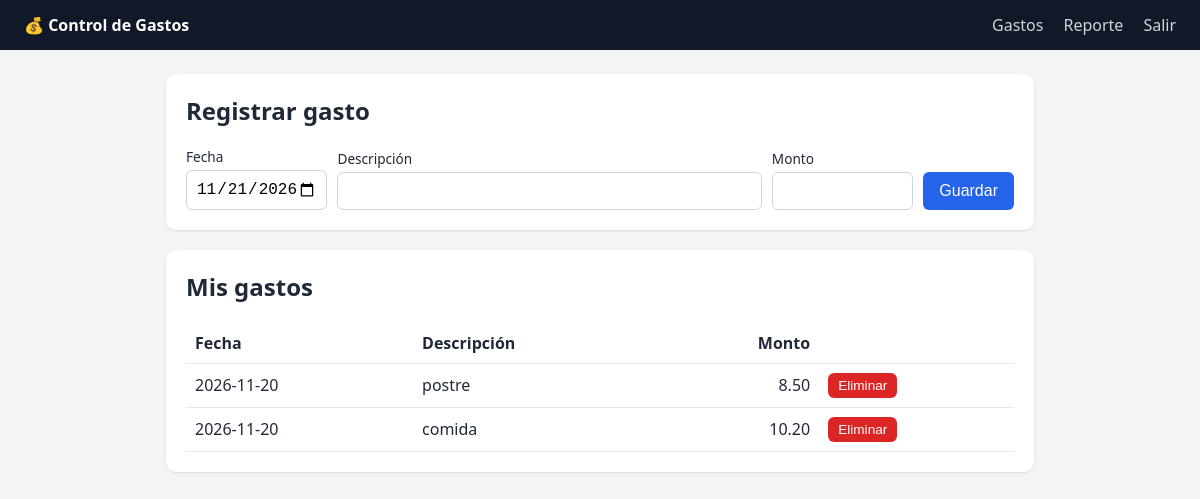
The page / (signed in) on the database its author committed.
### tables this page shows
CREATE TABLE gastos (
                   id INTEGER PRIMARY KEY AUTOINCREMENT,
                   fecha TEXT NOT NULL,
                   descripcion TEXT NOT NULL,
                   monto REAL NOT NULL);

### app.py (the view, shortened to what this page needs)
@app.route("/", methods=["GET", "POST"])
@login_required
def index():
    db = get_db()
    gastos = db.execute(
        "SELECT * FROM gastos ORDER BY fecha DESC, id DESC").fetchall()
    return render_template("index.html", gastos=gastos,
                           hoy=date.today().isoformat())

### app.py (called while the page is built)
def get_db():
    if "db" not in g:
        g.db = sqlite3.connect(DATABASE)
        g.db.row_factory = sqlite3.Row
    return g.db

def login_required(f):
    @wraps(f)
    def wrapper(*args, **kwargs):
        if not session.get("usuario"):
            return redirect(url_for("login"))
        return f(*args, **kwargs)
    return wrapper

### templates/index.html
{% extends "base.html" %}
{% block content %}
<div class="card"><h2>Registrar gasto</h2>
<form method="post" class="inline">
<label>Fecha<input type="date" name="fecha" value="{{ hoy }}" required></label>
<label style="flex:3">Descripción<input name="descripcion" required></label>
<label>Monto<input type="number" step="0.01" min="0.01" name="monto" required></label>
<button>Guardar</button></form></div>
<div class="card"><h2>Mis gastos</h2>
<table><tr><th>Fecha</th><th>Descripción</th><th class="num">Monto</th><th></th></tr>
{% for g in gastos %}
<tr><td>{{ g.fecha }}</td><td>{{ g.descripcion }}</td><td class="num">{{ "%.2f"|format(g.monto) }}</td>
<td><form method="post" action="{{ url_for('eliminar', gasto_id=g.id) }}"><button class="del">Eliminar</button></form></td></tr>
{% else %}<tr><td colspan="4">Aún no hay gastos registrados.</td></tr>{% endfor %}
</table></div>
{% endblock %}

### templates/base.html (shortened to what this page needs)
<!doctype html>
<html lang="es"><head><meta charset="utf-8">
<link rel="stylesheet" href="{{ url_for('static', filename='style.css') }}"></head>
<body>
{% if session.usuario %}
<nav><strong>💰 Control de Gastos</strong>
<a href="{{ url_for('index') }}">Gastos</a>
<a href="{{ url_for('reporte') }}">Reporte</a>
<a href="{{ url_for('logout') }}">Salir</a></nav>
{% endif %}
<main>
{% block content %}{% endblock %}
</main></body></html>

### static/style.css (style rules this page uses)
* { box-sizing:border-box }
body { font-family:system-ui,sans-serif;background:#f3f4f6;margin:0;color:#1f2937 }
nav { background:#111827;color:#fff;padding:14px 24px;display:flex;gap:20px;align-items:center }
nav strong { margin-right:auto }
nav a { color:#d1d5db;text-decoration:none }
main { max-width:900px;margin:24px auto;padding:0 16px }
.card { background:#fff;border-radius:10px;padding:20px;margin-bottom:20px;box-shadow:0 1px 3px rgba(0,0,0,.1) }
h1,h2 { margin-top:0 }
form.inline { display:flex;gap:10px;flex-wrap:wrap;align-items:end }
label { display:flex;flex-direction:column;font-size:.85rem;gap:4px;flex:1;min-width:140px }
input { padding:9px;border:1px solid #d1d5db;border-radius:6px;font-size:1rem }
button,.btn { background:#2563eb;color:#fff;border:0;padding:10px 16px;border-radius:6px;cursor:pointer;font-size:1rem;text-decoration:none }
button.del { background:#dc2626;padding:5px 10px;font-size:.85rem }
table { width:100%;border-collapse:collapse }
th,td { padding:9px;border-bottom:1px solid #e5e7eb;text-align:left }
td.num,th.num { text-align:right }

### rows shown on the page
gastos: fecha "2026-11-20", descripcion "postre", monto "8.50"
gastos: fecha "2026-11-20", descripcion "comida", monto "10.20"
